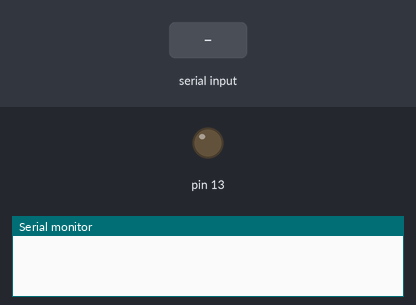
Bench run of a sketch on a simulated Arduino Uno, built with avr-gcc and run on an emulated ATmega328P. On the bench: output pins drawn as LEDs (lit = HIGH), the last lines printed to the serial monitor. The test bench sets the inputs (shaded band).

Above: at 1.2 s.
1.3 s: "1\n" received over Serial
At 1.9 s:
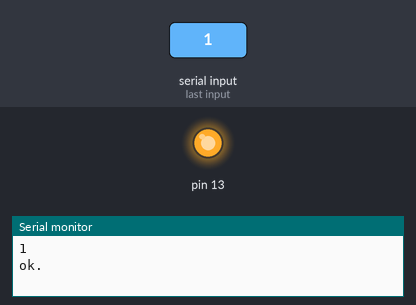
2.8 s: "0\n" received over Serial
At 4.2 s:
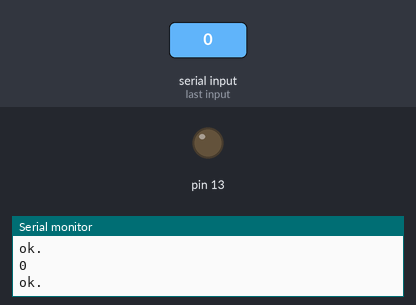
Timing chart, 0 to 5.8 s (numbered marks = the images above; inputs shaded):
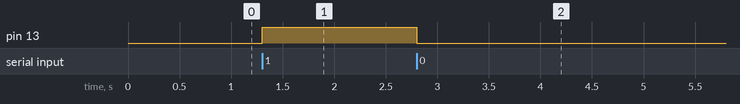

The sketch:

backend.ino
```cpp
void setup() {
  Serial.begin(9600);
  pinMode(13, OUTPUT);
}

void serialEvent() {
  if (Serial.available() > 0) {
    int read = Serial.read();
//    Serial.print( read, DEC );
    Serial.write( read );
    if (read == '1') {
      digitalWrite(13, HIGH);
    }
    else if (read == '0') {
      digitalWrite(13, LOW);
    }
    else if (read == 10 || read==13) {
      Serial.write("ok.\n");
    }

  }
}

void loop() {
}
```

Measured:
- after the input at 1.3 s, pin 13: LOW → HIGH at once
- after the input at 2.8 s, pin 13: HIGH → LOW at once
